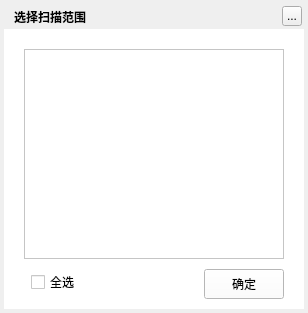
<?xml version="1.0" encoding="UTF-8"?>
<ui version="4.0">
 <class>MusicSongCheckToolsItemSelectedDialog</class>
 <widget class="QWidget" name="MusicSongCheckToolsItemSelectedDialog">
  <property name="geometry">
   <rect>
    <x>0</x>
    <y>0</y>
    <width>308</width>
    <height>313</height>
   </rect>
  </property>
  <property name="windowTitle">
   <string>选择扫描范围</string>
  </property>
  <widget class="QLabel" name="background">
   <property name="geometry">
    <rect>
     <x>4</x>
     <y>4</y>
     <width>300</width>
     <height>305</height>
    </rect>
   </property>
   <property name="text">
    <string/>
   </property>
  </widget>
  <widget class="QLabel" name="topTitleName">
   <property name="geometry">
    <rect>
     <x>14</x>
     <y>4</y>
     <width>220</width>
     <height>25</height>
    </rect>
   </property>
   <property name="styleSheet">
    <string notr="true">color:&quot;#FFFFFF&quot;;font-weight:bold</string>
   </property>
   <property name="text">
    <string>选择扫描范围</string>
   </property>
  </widget>
  <widget class="QToolButton" name="topTitleCloseButton">
   <property name="geometry">
    <rect>
     <x>282</x>
     <y>6</y>
     <width>20</width>
     <height>20</height>
    </rect>
   </property>
   <property name="text">
    <string>...</string>
   </property>
  </widget>
  <widget class="QWidget" name="backgroundMask" native="true">
   <property name="geometry">
    <rect>
     <x>4</x>
     <y>29</y>
     <width>300</width>
     <height>280</height>
    </rect>
   </property>
   <property name="styleSheet">
    <string notr="true">background:rgba(255,255,255)</string>
   </property>
   <widget class="QPushButton" name="confirmButton">
    <property name="geometry">
     <rect>
      <x>200</x>
      <y>240</y>
      <width>80</width>
      <height>30</height>
     </rect>
    </property>
    <property name="cursor">
     <cursorShape>PointingHandCursor</cursorShape>
    </property>
    <property name="text">
     <string>确定</string>
    </property>
   </widget>
   <widget class="QCheckBox" name="selectAllCheckButton">
    <property name="geometry">
     <rect>
      <x>27</x>
      <y>245</y>
      <width>80</width>
      <height>16</height>
     </rect>
    </property>
    <property name="text">
     <string>全选</string>
    </property>
   </widget>
   <widget class="MusicSongCheckToolsItemSelectedTableWidget" name="itemTableWidget">
    <property name="geometry">
     <rect>
      <x>20</x>
      <y>20</y>
      <width>260</width>
      <height>210</height>
     </rect>
    </property>
   </widget>
  </widget>
  <zorder>background</zorder>
  <zorder>backgroundMask</zorder>
  <zorder>topTitleName</zorder>
  <zorder>topTitleCloseButton</zorder>
 </widget>
 <customwidgets>
  <customwidget>
   <class>MusicSongCheckToolsItemSelectedTableWidget</class>
   <extends>QTableWidget</extends>
   <header>musicsongchecktoolsitemselecteddialog.h</header>
  </customwidget>
 </customwidgets>
 <resources/>
 <connections/>
</ui>
